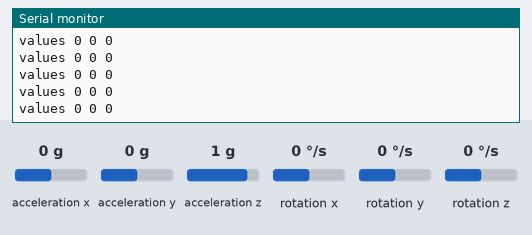
Recording of a sketch running on a simulated ESP8266 (NodeMCU). Shown: the last lines printed to the serial monitor. The inputs (shaded band) are chosen by the test bench; at power-on: acceleration x 0 g, acceleration y 0 g, acceleration z 1 g, rotation z 0 °/s, rotation x 0 °/s, rotation y 0 °/s.

Above: at 1.7 s.
1.8 s: acceleration x set to -1.4 g
At 1.84 s:
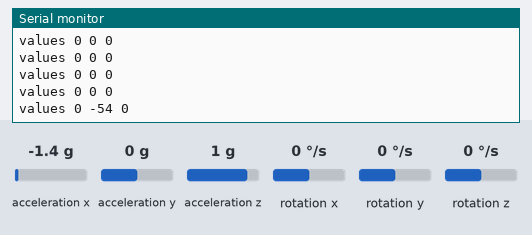
3.3 s: acceleration y set to -1.4 g
At 3.33 s:
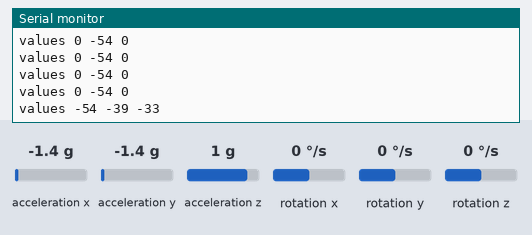
4.8 s: acceleration z set to -1.4 g
At 4.82 s:
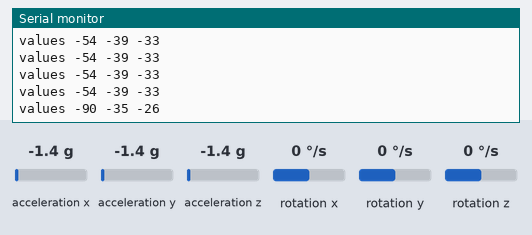
6.3 s: rotation z set to -192 °/s
At 6.32 s:
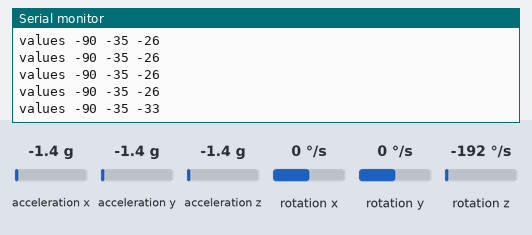
Timing chart, 0 to 8.8 s (numbered marks = the images above; inputs shaded):
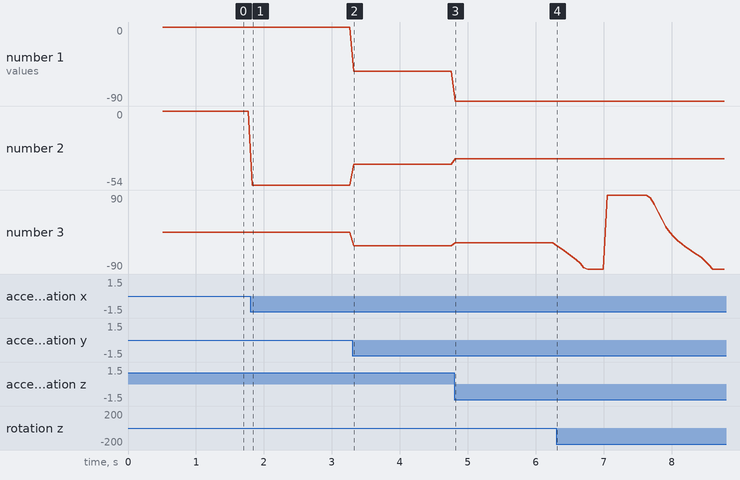

The sketch:

car_transmitter.ino
```cpp
#include <ESP8266WiFi.h>
#include <espnow.h>

// These are needed for MPU
#include "I2Cdev.h"
#include "MPU6050_6Axis_MotionApps20.h"
#if I2CDEV_IMPLEMENTATION == I2CDEV_ARDUINO_WIRE
    #include "Wire.h"
#endif

// MPU control/status vars
MPU6050 mpu;
bool dmpReady = false;  // set true if DMP init was successful
uint8_t devStatus;      // return status after each device operation (0 = success, !0 = error)
uint8_t fifoBuffer[64]; // FIFO storage buffer
Quaternion q;           // [w, x, y, z]         quaternion container
VectorFloat gravity;    // [x, y, z]            gravity vector
float ypr[3];           // [yaw, pitch, roll]   yaw/pitch/roll container and gravity vector

// RECEIVER MAC Address
// 2C:F4:32:63:35:7B
uint8_t receiverMacAddress[] = {0x2C, 0xF4, 0x32, 0x63, 0x35, 0x7B};

struct PacketData {
  byte xAxisValue;
  byte yAxisValue;
  byte zAxisValue;
};
PacketData data;

// Callback when data is sent
void OnDataSent(uint8_t *mac_addr, uint8_t status) {
  // Serial.println(status == 0 ? "Message sent" : "Message failed");
}

void setupMPU() {
  #if I2CDEV_IMPLEMENTATION == I2CDEV_ARDUINO_WIRE
      Wire.begin();
      Wire.setClock(400000); // 400kHz I2C clock. Comment this line if having compilation difficulties
  #elif I2CDEV_IMPLEMENTATION == I2CDEV_BUILTIN_FASTWIRE
      Fastwire::setup(400, true);
  #endif

  mpu.initialize();
  devStatus = mpu.dmpInitialize();

  if (devStatus == 0) {
      mpu.CalibrateAccel(6);
      mpu.CalibrateGyro(6);
      mpu.setDMPEnabled(true);
      dmpReady = true;
  }
}

void setup() {
  Serial.begin(115200);
  WiFi.mode(WIFI_STA);

  // Init ESP-NOW
  if (esp_now_init() != 0) {
    Serial.println("Error initializing ESP-NOW");
    return;
  } else {
    Serial.println("Success: Initialized ESP-NOW");
  }

  esp_now_set_self_role(ESP_NOW_ROLE_CONTROLLER); // Required for ESP8266

  esp_now_register_send_cb(OnDataSent);

  // Register peer
  if (esp_now_add_peer(receiverMacAddress, ESP_NOW_ROLE_SLAVE, 1, NULL, 0) != 0) {
    Serial.println("Failed to add peer");
    return;
  } else {
    Serial.println("Success: Added peer");
  }

  setupMPU();
}

void loop() {
  if (!dmpReady) return;

  if (mpu.dmpGetCurrentFIFOPacket(fifoBuffer)) {
    mpu.dmpGetQuaternion(&q, fifoBuffer);
    mpu.dmpGetGravity(&gravity, &q);
    mpu.dmpGetYawPitchRoll(ypr, &q, &gravity);

    int xAxisValue = constrain(ypr[2] * 180 / M_PI, -90, 90);
    int yAxisValue = constrain(ypr[1] * 180 / M_PI, -90, 90);
    int zAxisValue = constrain(ypr[0] * 180 / M_PI, -90, 90);

    data.xAxisValue = map(xAxisValue, -90, 90, 0, 254);
    data.yAxisValue = map(yAxisValue, -90, 90, 0, 254);
    data.zAxisValue = map(zAxisValue, -90, 90, 0, 254);

    int result = esp_now_send(receiverMacAddress, (uint8_t *)&data, sizeof(data));

    String inputData = String("values ") + xAxisValue + " " + yAxisValue + " " + zAxisValue;
    Serial.println(inputData);
    delay(50);
  }
}
```

Measured:
- after the input at 1.8 s, the serial monitor: prints a new line at once (image 1)
- after the input at 3.3 s, the serial monitor: prints a new line at once (image 2)
- after the input at 4.8 s, the serial monitor: prints a new line at once (image 3)
- after the input at 6.3 s, the serial monitor: prints a new line at once (image 4)
- plotted number 1: -54 → -90 after the input at 4.8 s
- plotted number 2: 0 → -54 after the input at 1.8 s, -54 → -39 after the input at 3.3 s, -39 → -35 after the input at 4.8 s
- plotted number 3: 0 → -33 after the input at 3.3 s, -33 → -26 after the input at 4.8 s
